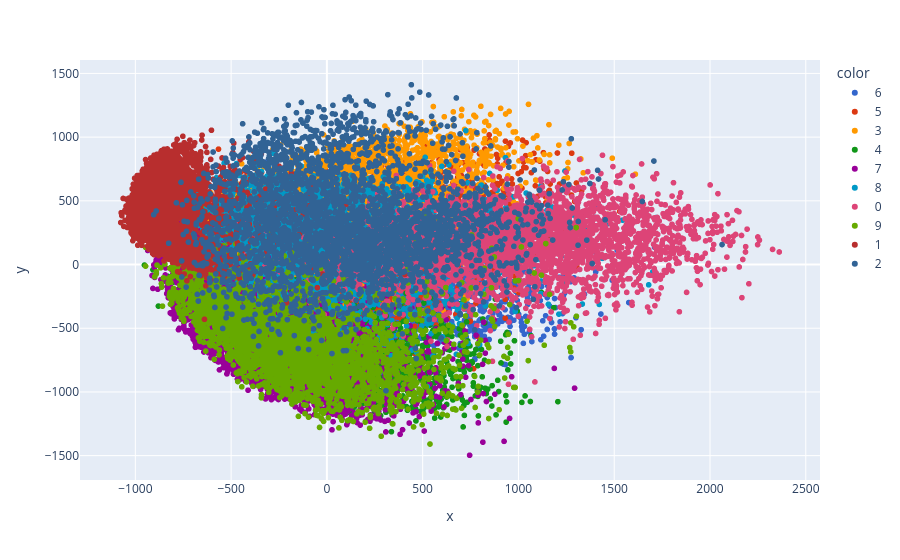

This figure's notebook cell:
### Code cell
import plotly.express as px

y_train1 = y_train.astype(str)

fig = px.scatter(
    x=X_train1[:, 0],
    y=X_train1[:, 1],
    color=y_train1,
    color_discrete_sequence=px.colors.qualitative.G10
)

fig.show()

### Figure 1 — Plotly figure (JSON) as saved in the notebook; plotly's stock layout.template omitted (floating-point values rounded to 4 significant figures; data arrays with more than 128 entries replaced by an {"elided": "..."} marker saying what was removed)
{"data": [{"hovertemplate": "color=6<br>x=%{x}<br>y=%{y}<extra></extra>", "legendgroup": "6", "marker": {"color": "#3366CC", "symbol": "circle"}, "mode": "markers", "name": "6", "showlegend": true, "type": "scattergl", "x": {"elided": "3352 float values"}, "xaxis": "x", "y": {"elided": "3352 float values"}, "yaxis": "y"}, {"hovertemplate": "color=5<br>x=%{x}<br>y=%{y}<extra></extra>", "legendgroup": "5", "marker": {"color": "#DC3912", "symbol": "circle"}, "mode": "markers", "name": "5", "showlegend": true, "type": "scattergl", "x": {"elided": "3093 float values"}, "xaxis": "x", "y": {"elided": "3093 float values"}, "yaxis": "y"}, {"hovertemplate": "color=3<br>x=%{x}<br>y=%{y}<extra></extra>", "legendgroup": "3", "marker": {"color": "#FF9900", "symbol": "circle"}, "mode": "markers", "name": "3", "showlegend": true, "type": "scattergl", "x": {"elided": "3414 float values"}, "xaxis": "x", "y": {"elided": "3414 float values"}, "yaxis": "y"}, {"hovertemplate": "color=4<br>x=%{x}<br>y=%{y}<extra></extra>", "legendgroup": "4", "marker": {"color": "#109618", "symbol": "circle"}, "mode": "markers", "name": "4", "showlegend": true, "type": "scattergl", "x": {"elided": "3233 float values"}, "xaxis": "x", "y": {"elided": "3233 float values"}, "yaxis": "y"}, {"hovertemplate": "color=7<br>x=%{x}<br>y=%{y}<extra></extra>", "legendgroup": "7", "marker": {"color": "#990099", "symbol": "circle"}, "mode": "markers", "name": "7", "showlegend": true, "type": "scattergl", "x": {"elided": "3508 float values"}, "xaxis": "x", "y": {"elided": "3508 float values"}, "yaxis": "y"}, {"hovertemplate": "color=8<br>x=%{x}<br>y=%{y}<extra></extra>", "legendgroup": "8", "marker": {"color": "#0099C6", "symbol": "circle"}, "mode": "markers", "name": "8", "showlegend": true, "type": "scattergl", "x": {"elided": "3228 float values"}, "xaxis": "x", "y": {"elided": "3228 float values"}, "yaxis": "y"}, {"hovertemplate": "color=0<br>x=%{x}<br>y=%{y}<extra></extra>", "legendgroup": "0", "marker": {"color": "#DD4477", "symbol": "circle"}, "mode": "markers", "name": "0", "showlegend": true, "type": "scattergl", "x": {"elided": "3316 float values"}, "xaxis": "x", "y": {"elided": "3316 float values"}, "yaxis": "y"}, {"hovertemplate": "color=9<br>x=%{x}<br>y=%{y}<extra></extra>", "legendgroup": "9", "marker": {"color": "#66AA00", "symbol": "circle"}, "mode": "markers", "name": "9", "showlegend": true, "type": "scattergl", "x": {"elided": "3350 float values"}, "xaxis": "x", "y": {"elided": "3350 float values"}, "yaxis": "y"}, {"hovertemplate": "color=1<br>x=%{x}<br>y=%{y}<extra></extra>", "legendgroup": "1", "marker": {"color": "#B82E2E", "symbol": "circle"}, "mode": "markers", "name": "1", "showlegend": true, "type": "scattergl", "x": {"elided": "3775 float values"}, "xaxis": "x", "y": {"elided": "3775 float values"}, "yaxis": "y"}, {"hovertemplate": "color=2<br>x=%{x}<br>y=%{y}<extra></extra>", "legendgroup": "2", "marker": {"color": "#316395", "symbol": "circle"}, "mode": "markers", "name": "2", "showlegend": true, "type": "scattergl", "x": {"elided": "3331 float values"}, "xaxis": "x", "y": {"elided": "3331 float values"}, "yaxis": "y"}], "layout": {"legend": {"title": {"text": "color"}, "tracegroupgap": 0}, "margin": {"t": 60}, "xaxis": {"anchor": "y", "domain": [0, 1], "title": {"text": "x"}}, "yaxis": {"anchor": "x", "domain": [0, 1], "title": {"text": "y"}}}}
